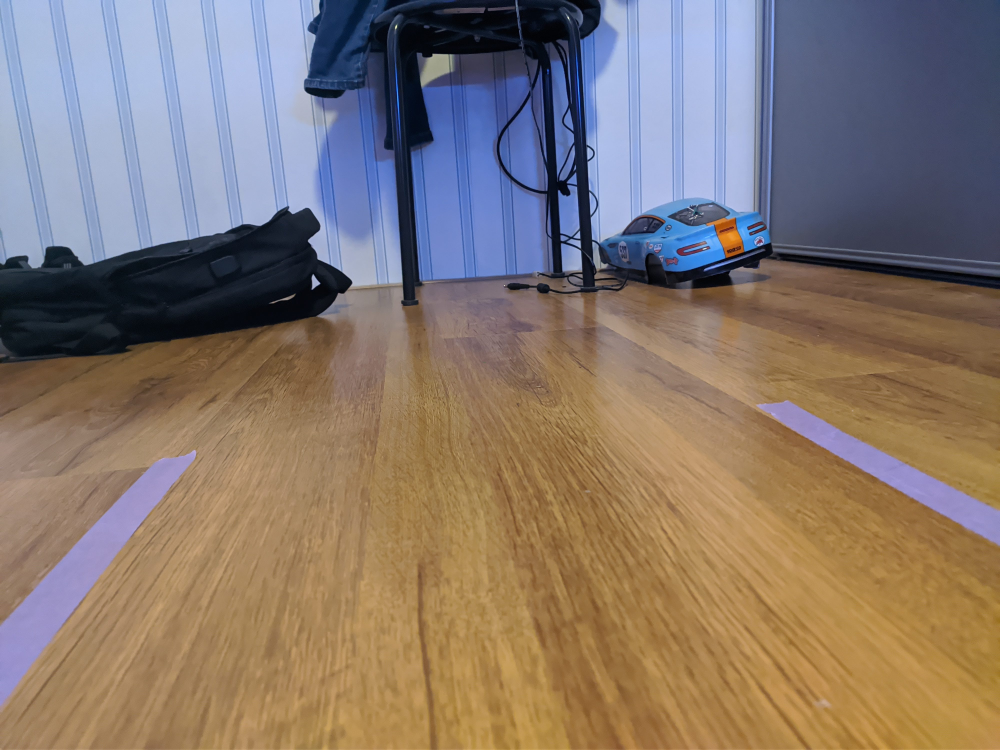
#> input picture code/lijn volg test/IMG_20220728_213755.jpg, 4000 x 3000 px, given in place of the camera (shown at 1/4 size)
$ python testcameraopencv.py
#> lines starting #> are read from the running program, lines starting #| are printed output that depends on the picture; after the words box and inside, x2 and y2 are one past the last pixel; in counts of white or black regions, pixels touching at a corner belong together
### code/lijnherkennen.py
import cv2
import numpy as np
import math
import json

with open("hsvwaarde.json", "r") as f:
#> (reads code/hsvwaarde.json from the repository)
    data = json.load(f)

def hsvkleur(img):
    hsv = cv2.cvtColor(img, cv2.COLOR_BGR2HSV)
    return hsv

def paarsalleen(hsvimg):
    min_blue = data["min_blue"]
    min_green = data["min_green"]
    min_red = data["min_red"]
    max_blue = data["max_blue"]
    max_green = data["max_green"]
    max_red = data["max_red"]

    mask = cv2.inRange(hsvimg, (min_blue, min_green, min_red), (max_blue, max_green, max_red))
    return mask

def cannyedge(mask):
    edges = cv2.Canny(mask, 200, 400)
    return edges

def cropimg(edges, frame):
    height, width, _ = frame.shape
    y = height
    y5 = int(height/2)
    x = width
    crop = edges[y5:y, 0:x]
    cropgoed = cv2.copyMakeBorder(crop, top=y5, bottom = 0, left = 0, right = 0, borderType=cv2.BORDER_CONSTANT) # om hem op goede plek te zetten
    return cropgoed

def lijnendetect(canny):
    # getal moeten miss nog aangepast is trial en error
    rho = 1
    angle = np.pi / 180
    min_threshold = 20  # minimum stemmen om te tellen als lijn
    lijnen = cv2.HoughLinesP(canny, rho, angle, min_threshold, np.array([]),
                                minLineLength=60, maxLineGap=60)
    return lijnen

def average(frame, line_segments):
    """
    dit maakt van de meerdere lijnen maar twee lijnen
    als alle hellingen < 0 dan alleen links
    als alle hellingen > 0 dan alleen rechts
    """
    lane_lines = []
    if line_segments is None:
        return lane_lines

    height, width, _ = frame.shape
    left_fit = []
    right_fit = []

    boundary = 1/3
    left_region_boundary = width * (1 - boundary)  # linker lijnen alleen op 2/3 linker helft scherm
    right_region_boundary = width * boundary # zelfde alleen dan voor rechts

    for line_segment in line_segments:
        for x1, y1, x2, y2 in line_segment:
            if x1 == x2:
                continue
            fit = np.polyfit((x1, x2), (y1, y2), 1)
            slope = fit[0]
            intercept = fit[1]
            if slope < 0:
                if x1 < left_region_boundary and x2 < left_region_boundary:
                    left_fit.append((slope, intercept))
            else:
                if x1 > right_region_boundary and x2 > right_region_boundary:
                    right_fit.append((slope, intercept))

    left_fit_average = np.average(left_fit, axis=0)
    if len(left_fit) > 0:
        lane_lines.append(make_points(frame, left_fit_average))

    right_fit_average = np.average(right_fit, axis=0)
    if len(right_fit) > 0:
        lane_lines.append(make_points(frame, right_fit_average))
    return lane_lines

def make_points(frame, line):
    height, width, _ = frame.shape
    slope, intercept = line
    y1 = height
    y2 = int(y1 * 1 / 2)

    x1 = max(-width, min(2 * width, int((y1 - intercept) / slope)))
    x2 = max(-width, min(2 * width, int((y2 - intercept) / slope)))
    return [[x1, y1, x2, y2]]

def stuurhoek(frame, lane_lines):
    if len(lane_lines) == 0: # geen lijnen
        return 0

    height, width, _ = frame.shape
    if len(lane_lines) == 1: # ziet maar 1 lijn
        x1, _, x2, _ = lane_lines[0][0]
        x_offset = x2 - x1
    else:
        _, _, links_x2, _ = lane_lines[0][0]
        _, _, rechts_x2, _ = lane_lines[1][0]
        mid = int(width / 2) #meot camera wel in het midden zitten
        x_offset = (links_x2 + rechts_x2) / 2 - mid

    y_offset = int(height / 2)

    stuur_hoek_rad = math.atan(x_offset / y_offset)
    stuur_hoek = int(stuur_hoek_rad * 180.0 / math.pi)
    return stuur_hoek

# [19 lines left out: function stabilize_stuurhoek, not called in this run]

def lijn_volgen(frame):
    hsvimg = hsvkleur(frame)
    mask = paarsalleen(hsvimg)
    canny = cannyedge(mask)
    crop = cropimg(canny, frame)
    lijnen = lijnendetect(crop)
    averaged_lines = average(frame, lijnen)
    hoek = stuurhoek(frame, averaged_lines)


    # [14 lines of commented-out code are left out]

    return hoek, averaged_lines

class lijn_volger:
    def __init__(self):
        self.curr_hoek = 0

    # [6 lines left out: function stabhoek, not called in this run]

### code/testcameraopencv.py
"""
is om te testen of alle values in lijnherkennen.py goed zijn
"""
from lijnherkennen import lijn_volgen
import cv2

cap = cv2.VideoCapture(2)

while True:
    _, img = cap.read()
#> img is the input picture: shape (3000, 4000, 3); mean B, G, R 110.8, 119.5, 133.7
    lijn_volgen(img) #alle imshows uncommenten door in deze functie (progamertip selecteer de regels en druk dan ctrl + /)
#> in hsvkleur, `hsv = cv2.cvtColor(img, cv2.COLOR_BGR2HSV)`: hsv: shape (3000, 4000, 3); mean H, S, V 57.7, 111.3, 154.4
#> in paarsalleen, `mask = cv2.inRange(hsvimg, (min_blue, min_green, min_red), (max_blue, ..`:
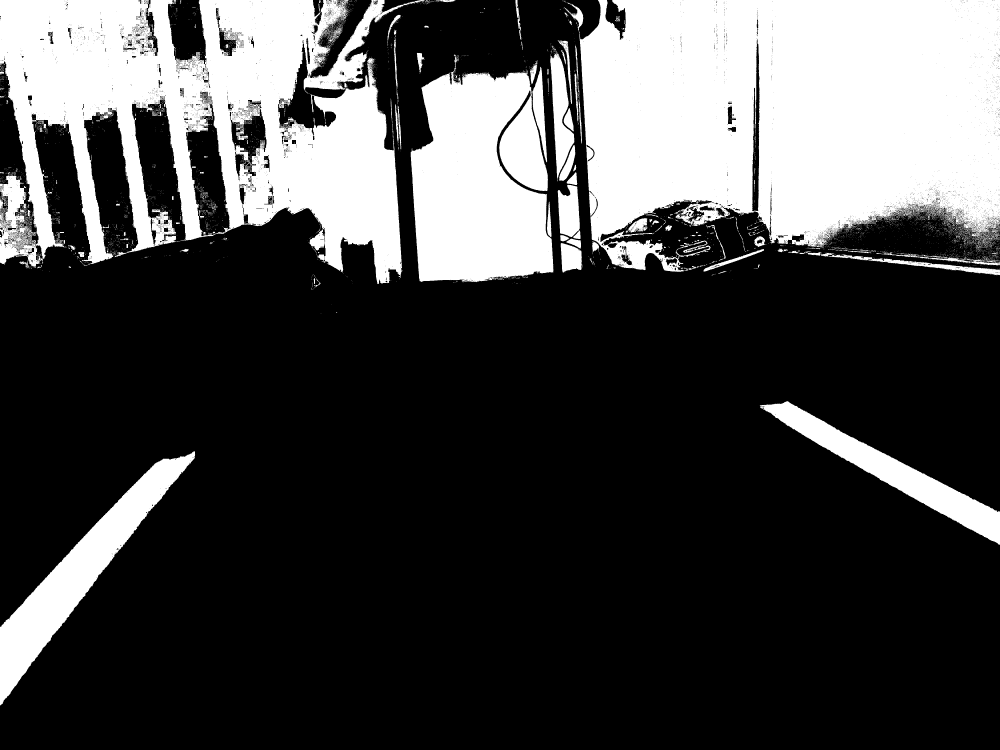
#> mask: shape (3000, 4000) (shown at 1/4 size); 27.6% white; 6853 white regions (6561 under 20 px), largest, box (x1, y1, x2, y2) and area: (2255, 0, 4000, 1087) 1465426, (0, 0, 1698, 1136) 1047172, (1643, 218, 2214, 1130) 394485
#> in cannyedge, `edges = cv2.Canny(mask, 200, 400)`:
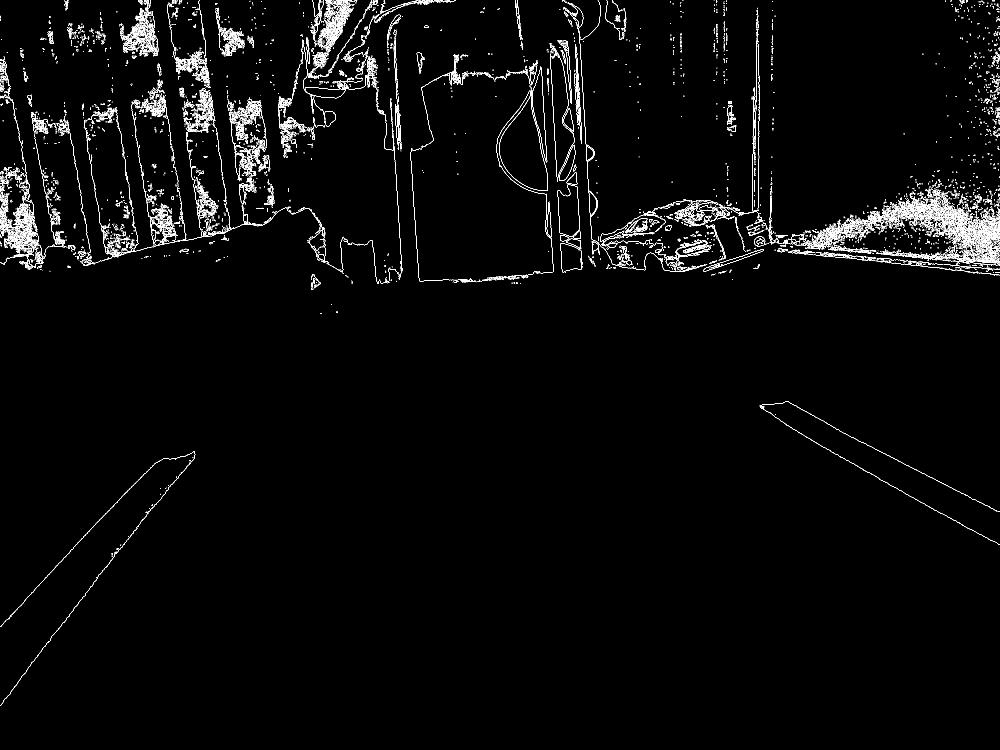
#> edges: shape (3000, 4000) (shown at 1/4 size); 1.3% white in thin lines or dots
#> in cropimg, `crop = edges[y5:y, 0:x]`:
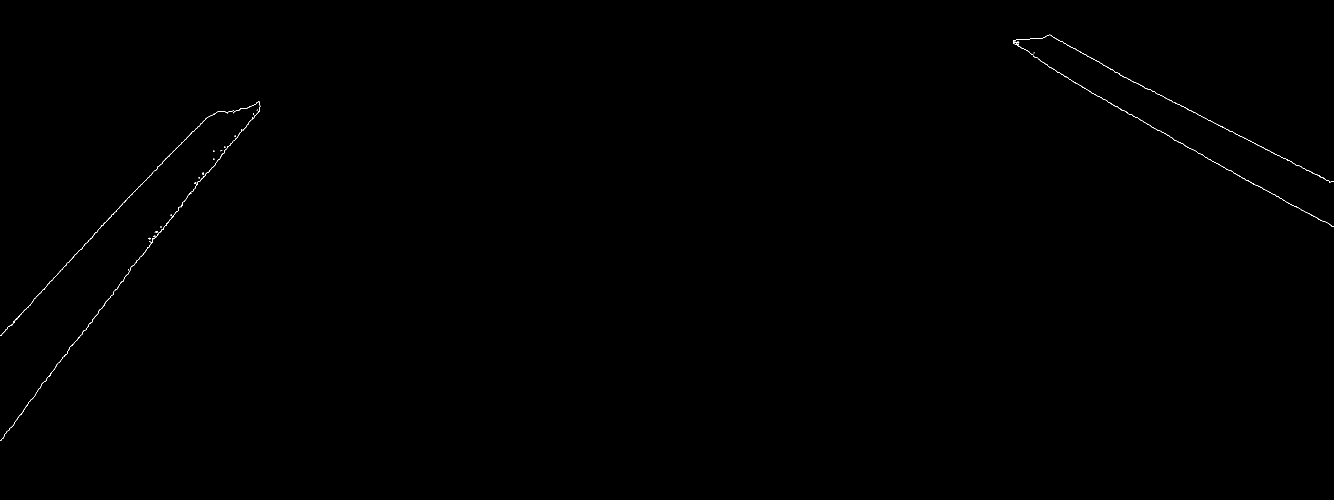
#> crop: shape (1500, 4000) (shown at 1/3 size); 0.09% white in thin lines or dots, all inside (x1, y1, x2, y2) = (0, 104, 4000, 1321)
#> in cropimg, `cropgoed = cv2.copyMakeBorder(crop, top=y5, bottom = 0, left = 0, righ..`:
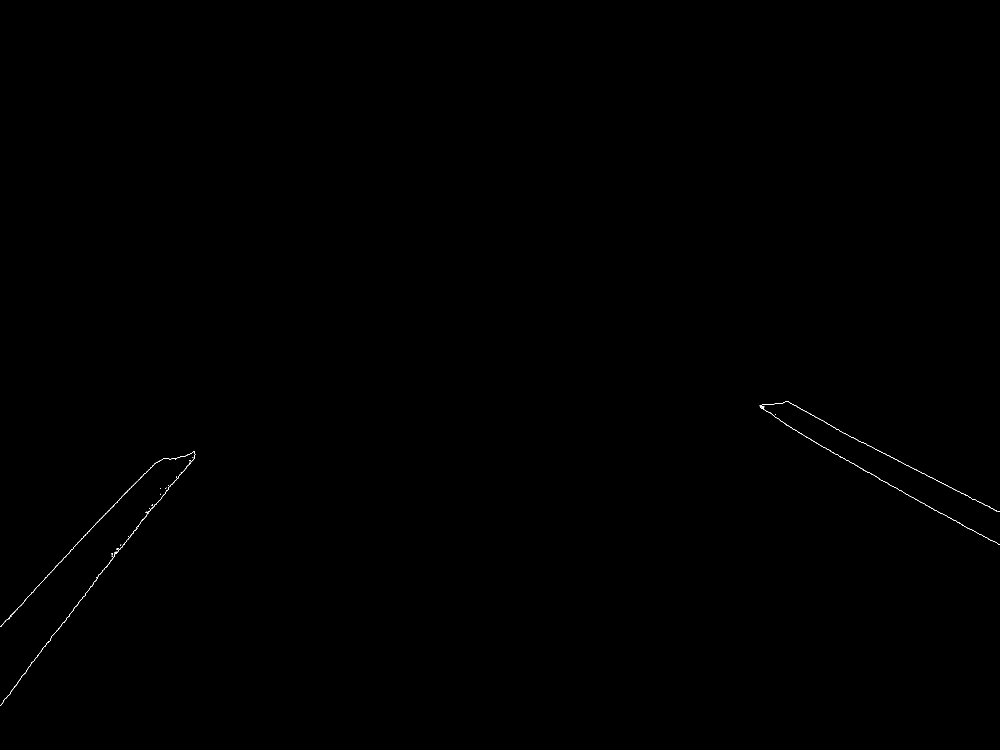
#> cropgoed: shape (3000, 4000) (shown at 1/4 size); 0.04% white in thin lines or dots, all inside (x1, y1, x2, y2) = (0, 1604, 4000, 2821)
#> in lijnendetect, `lijnen = cv2.HoughLinesP(canny, rho, angle, min_threshold, np.array([]..`: lijnen = 52 rows, first 6: [3343, 1715, 3992, 2046], [3519, 1918, 3876, 2115], [101, 2398, 472, 2000], [87, 2704, 370, 2341], [3770, 2055, 3964, 2162], [472, 2002, 623, 1851]
#> the loop in average, `for line_segment in line_segments:` made 52 passes
#> line_segment on passes 1 to 12: [[3343, 1715, 3992, 2046]], [[3519, 1918, 3876, 2115]], [[101, 2398, 472, 2000]], [[87, 2704, 370, 2341]], [[3770, 2055, 3964, 2162]], [[472, 2002, 623, 1851]], [[85, 2708, 369, 2344]], [[447, 2225, 778, 1830]], [[3274, 1778, 3549, 1931]], [[2, 2506, 292, 2195]], [[124, 2654, 617, 2023]], [[3453, 1879, 3919, 2138]]
#> after the loop in average, `for line_segment in line_segments:`: left_fit = 32 pairs, first value -1.43 to -0.213, second value 1981.7 to 2893.3; right_fit = 18 items, first 6: (0.51, 10.02), (0.552, -23.86), (0.552, -24.33), (0.556, -43.53), (0.556, -40.16), (0.555, -143.2)
#> in average, `left_fit_average = np.average(left_fit, axis=0)`: left_fit_average = [-1.11, 2635.9]
#> in make_points, `slope, intercept = line`: slope = -1.11; intercept = 2635.9
#> in make_points, `x1 = max(-width, min(2 * width, int((y1 - intercept) / slope)))`: x1 = -327
#> in make_points, `x2 = max(-width, min(2 * width, int((y2 - intercept) / slope)))`: x2 = 1020
#> in average, `right_fit_average = np.average(right_fit, axis=0)`: right_fit_average = [0.576, -132.4]
#> in lijn_volgen, `averaged_lines = average(frame, lijnen)`: averaged_lines = [[[-327, 3000, 1020, 1500]], [[5441, 3000, 2835, 1500]]]
#> in stuurhoek, `_, _, links_x2, _ = lane_lines[0][0]`: links_x2 = 1020
#> in stuurhoek, `_, _, rechts_x2, _ = lane_lines[1][0]`: rechts_x2 = 2835
#> in stuurhoek, `x_offset = (links_x2 + rechts_x2) / 2 - mid`: x_offset = -72.5
#> in stuurhoek, `stuur_hoek_rad = math.atan(x_offset / y_offset)`: stuur_hoek_rad = -0.0483
#> in stuurhoek, `stuur_hoek = int(stuur_hoek_rad * 180.0 / math.pi)`: stuur_hoek = -2
    key = cv2.waitKey(1)
#> (key Esc is pressed here)
    if key == 27:
        break
cv2.destroyAllWindows()
